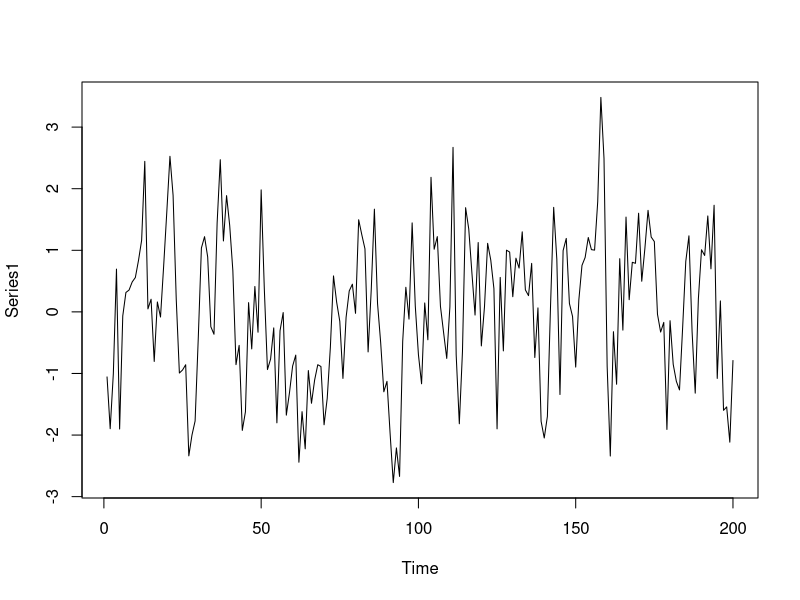
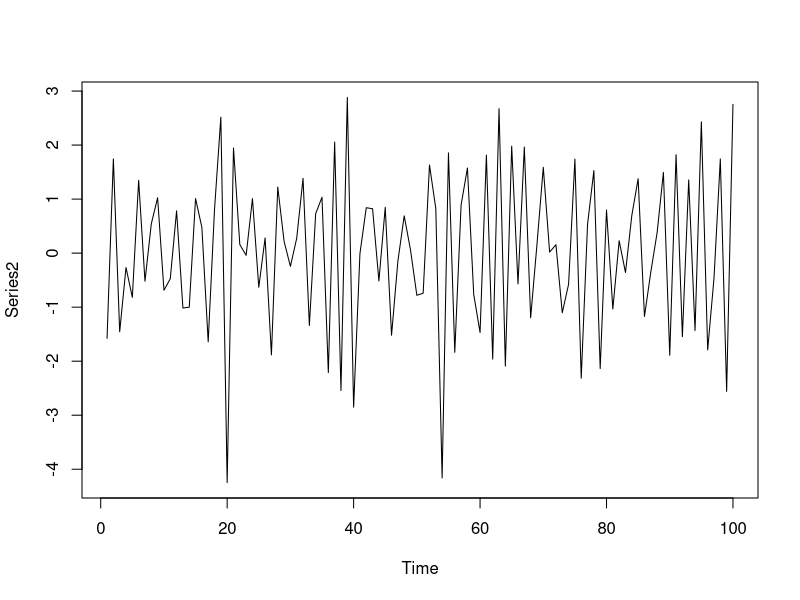
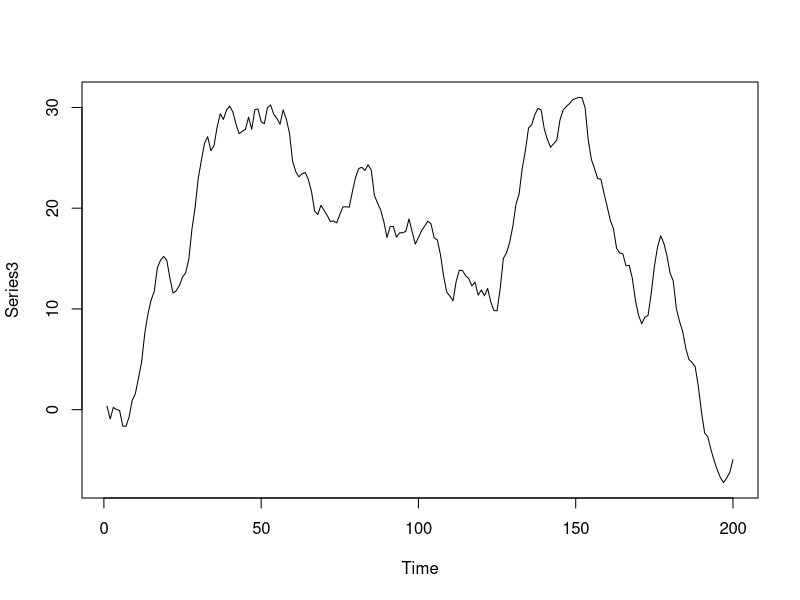
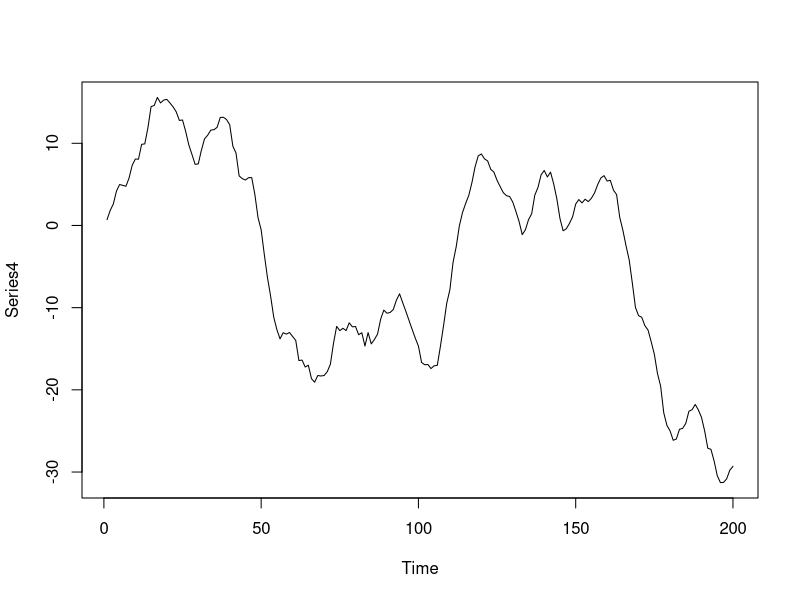
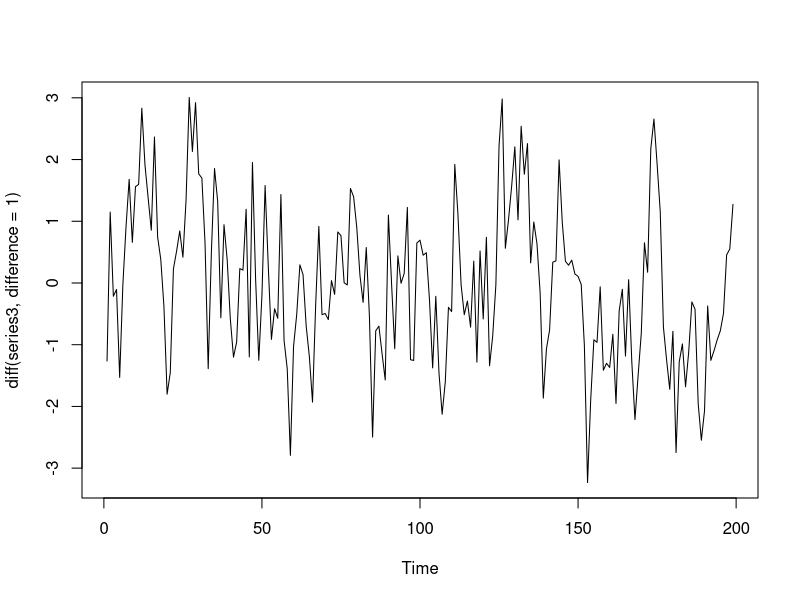
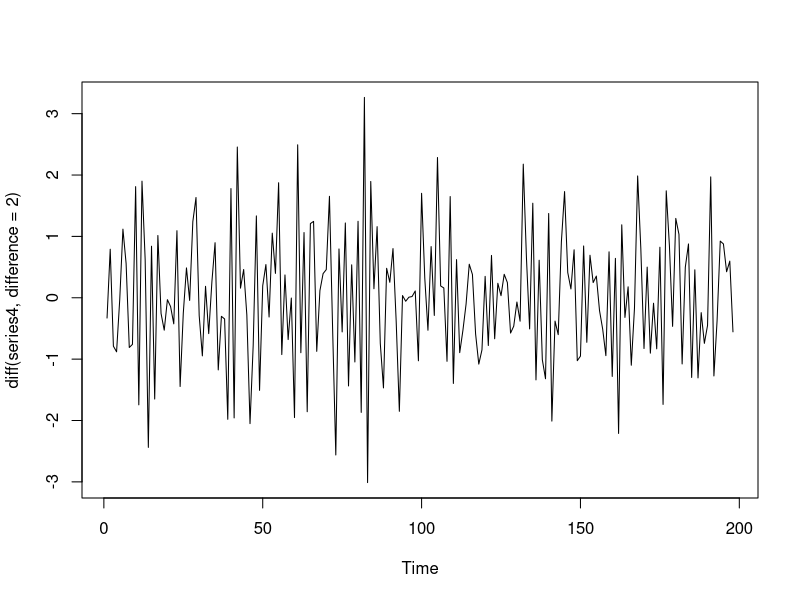
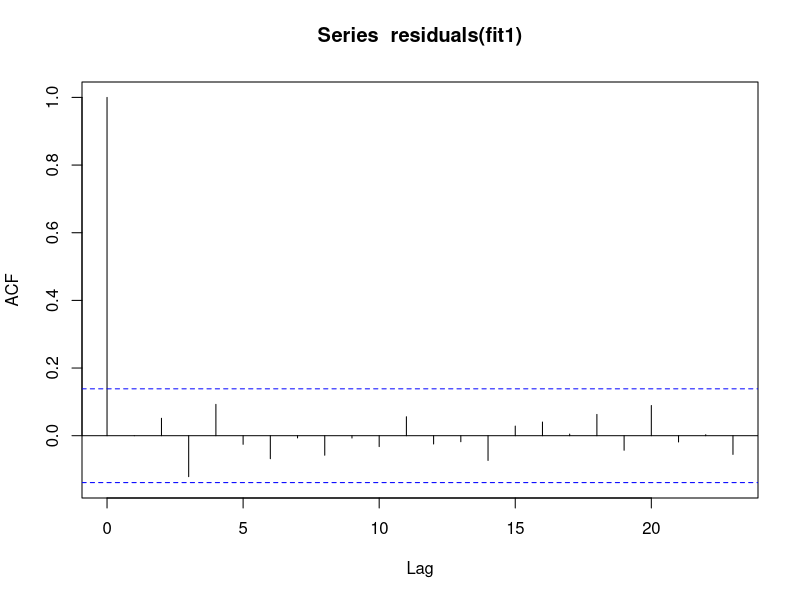
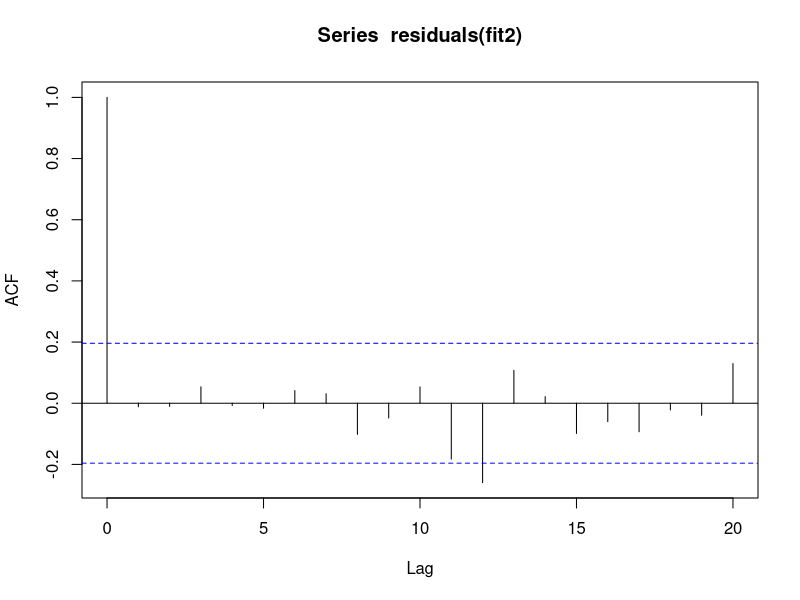

These figures' R source, in order:
series <- read.csv("Data/lab2.csv", header = TRUE, sep = ",")

apply(series, 2, function(x) length(which(!is.na(x))))

series1 <- series$Series1
series2 <- series$Series2[1:100]
series3 <- series$Series3
series4 <- series$Series4

ts.plot(series1, ylab = "Series1") # stationary
ts.plot(series2, ylab = "Series2") # stationary
ts.plot(series3, ylab = "Series3") # not stationary
ts.plot(series4, ylab = "Series4") # not stationary

# series 1 - difference 0
# series 2 - difference 0
# series 3 - difference 1
ts.plot(diff(series3, difference=1))
# series 4 - difference 2
ts.plot(diff(series4, difference=2))

fit1 <- arima(series1, order = c(1,0,1))
fit1
mean(series1)
acf(residuals(fit1))

fit2 <- arima(series2, order = c(1,0,1))
fit2
mean(series2)
acf(residuals(fit2))

fit3 <- arima(series3, order = c(1,1,1))
fit3
mean(series3)
acf(residuals(fit3))

fit4 <- arima(series4, order = c(1,2,1))
fit4
mean(series4)
acf(residuals(fit4))
